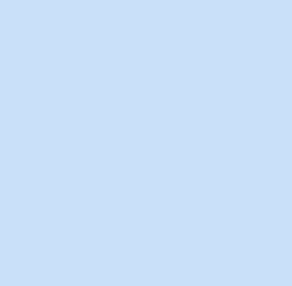
#> input picture testImg/background2.png, 292 x 286 px
$ python imgMake2.py
#> lines starting #> are read from the running program, lines starting #| are printed output that depends on the picture; after the words box and inside, x2 and y2 are one past the last pixel; in counts of white or black regions, pixels touching at a corner belong together
import sys, cv2
from matplotlib import pyplot as plt
import numpy as np
src1 = cv2.imread('./testImg/background2.png') #배경파일 읽기
#> src1 is the input picture: shape (286, 292, 3); mean B, G, R 249, 224, 201
src2 = cv2.imread('./testImg/1.png') #ㄱ파일 읽기
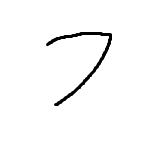
#> input picture testImg/1.png, 157 x 158 px
#> src2 is the input picture: shape (158, 157, 3); min 0, max 255, mean 249.7
src3 = cv2.imread('./testImg/2.png') #ㅏ파일 읽기
#src2Gray = cv2.imread('./testImg/1.png', cv2.IMREAD_GRAYSCALE)
src2Gray = cv2.cvtColor(src2, cv2.COLOR_RGB2GRAY)
#ret, src2mask = cv2.threshold(src2Gray, 160, 255, cv2.THRESH_BINARY) #배경은 흰색으로, 그림을 검정색으로 변경
#cv2.imshow('img1', src2)
blur = cv2.GaussianBlur(src2Gray, ksize=(5, 5), sigmaX=0)
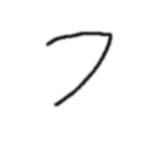
#> blur: shape (158, 157); min 23, max 255, mean 249.7
ret, src2mask = cv2.threshold(blur, 160, 255, cv2.THRESH_BINARY)
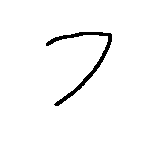
#> src2mask: shape (158, 157); 97.6% white; 1 black region, box (x1, y1, x2, y2) and area: (46, 32, 112, 106) 599
src2Binary = cv2.bitwise_not(src2mask)
edged1 = cv2.Canny(blur, 10, 250)
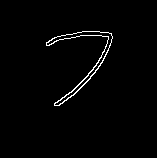
#> edged1: shape (158, 157); 1.6% white in thin lines or dots, all inside (x1, y1, x2, y2) = (46, 31, 113, 106)
#cv2.imshow('edged1', edged1)
kernel = cv2.getStructuringElement(cv2.MORPH_RECT, (7, 7))
closed = cv2.morphologyEx(edged1, cv2.MORPH_CLOSE, kernel)
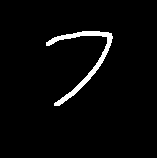
#> closed: shape (158, 157); 3.1% white; 1 white region
#cv2.imshow('closed', closed)
contours1, _ = cv2.findContours(closed.copy(), cv2.RETR_TREE, cv2.CHAIN_APPROX_SIMPLE)
#> contours1 = 1 contour; box (x1, y1, x2, y2) and area: (46, 31, 113, 106) 616
total = 0
#외곽선 그리는 용도. 이미지에 그리기때문에 원래 이미지에 초록색 선이 생긴다.
#contours1_img = cv2.drawContours(src2, contours1, -1, (0, 255, 0), 3)
#cv2.imshow('contours1_img', contours1_img)
#외곽을 저장하고 있는 contours는 외곽의 점들이 모여 선을 나타내므로 각 점의 좌표를 가지고 있다
#리스트를 넘파이 array로 바꾸어 형태를 알아본다.
#contours[] : 물체가 몇개인지 // contours[][] : 각 좌표 // contours[][][x][y] : 세번째와 네번째부터는 각각 x축과 y축을 나타냄
contours_xy = np.array(contours1)
contours_xy.shape
x_min, x_max = 0, 0
value = list()
for i in range(len(contours_xy)):
    for j in range(len(contours_xy[i])):
        value.append(contours_xy[i][j][0][0]) #4번째 괄호가 0일때 x의 값
        x_min = min(value)-5
        x_max = max(value)+5
#> this loop made 1 pass
#> after the loop, value = 120 values, max 112 at index 112, min 46 at index 18, mean 82.8
#print(x_min)
#print(x_max)
y_min, y_max = 0, 0
value = list()
for i in range(len(contours_xy)):
    for j in range(len(contours_xy[i])):
        value.append(contours_xy[i][j][0][1])
        y_min = min(value)-5
        y_max = max(value)+5
#> after the loop, value = 120 values, max 105 at index 74, min 31 at index 0, mean 56.02
#print(y_min)
#print(y_max)
#imgae trim
x = x_min
y = y_min
w = x_max-x_min
h = y_max-y_min
img_trim = closed[y:y+h, x:x+w]
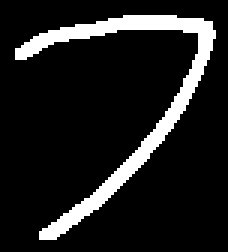
#> img_trim: shape (84, 76) (shown 3 times larger); 11.9% white; 1 white region, box (x1, y1, x2, y2) and area: (5, 5, 72, 80) 758
# [4 lines of commented-out code are left out]
ret, No1mask = cv2.threshold(img_trim, 160, 255, cv2.THRESH_BINARY_INV) #배경은 흰색으로, 그림을 검정색으로 변경
#> No1mask: shape (84, 76); 88.1% white; 1 black region, box (x1, y1, x2, y2) and area: (5, 5, 72, 80) 758
cv2.imshow('no1Mask', No1mask)
cv2.imwrite('./testImg/No1.jpg', No1mask)

#org_img1 = cv2.imread('./testImg/No1.jpg')

cv2.waitKeyEx()
cv2.destroyAllWindows()
